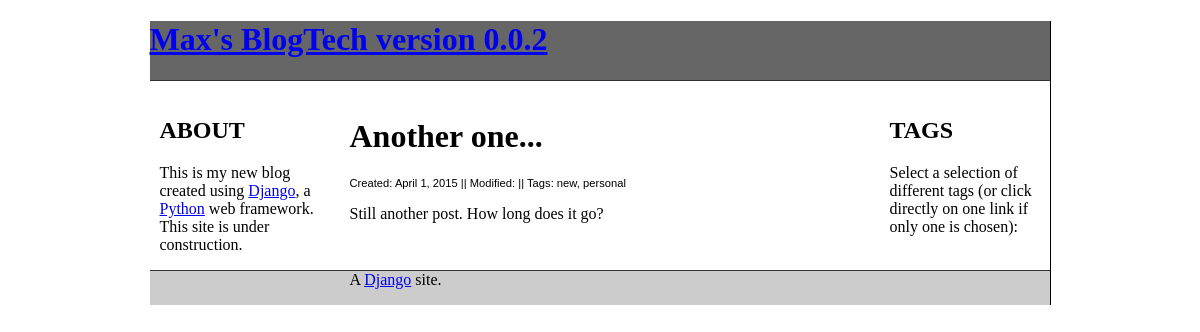
Page /2/ on the committed database.
### weblog/models.py (models this page shows, shortened)
class Post(models.Model):
    body = models.TextField()
    title = models.CharField(max_length=500)
    date_created = models.DateTimeField()
    date_modified = models.DateTimeField(null=True, blank=True)
    tags = models.ManyToManyField(Tags)
    class Meta:
        ordering = ('-date_created',)

class Tags(models.Model):
    tagname = models.CharField(max_length=20)
    def __str__(self):
        return self.tagname
    class Meta:
        ordering = ('tagname',)

### weblog/views.py (the view)
# urls.py: url(r'^(?P<pk>\d+)/$', PostDetailView.as_view(), name='post-detail'),
class PostDetailView(DetailView):
    model = Post

### weblog/templates/weblog/post_detail.html
{% extends "weblog/base.html" %}
{% block main %}
<h1>{{ object.title }}</h1>
{% include "weblog/post_footer.html" %}
<p>{{ object.body }}</p>
{% endblock %}

### weblog/templates/weblog/post_footer.html
<div class="post_footer">Created: {{ post.date_created|date }} || Modified: {{ post.date_modified|date }}|| Tags: {% for tag in post.tags.all %}
	{{ tag }}{% if not forloop.last %},{% endif %}
	{% endfor %}</div>

### weblog/static/style.css (style rules this page uses)
body { margin-left: auto; margin-right: auto; padding: 0; font-family: Georgia, Times, "Times New Roman", serif; color: black; width: 900px; border-right: 1px solid black; }
.post_footer { font-family: Verdana, Arial, sans-serif; font-size:70%; }

### rows in the picture
Post: title "Another one...", date_created "April 1, 2015", body "Still another post. How long does it go?"
Tags: tagname "new"
Tags: tagname "personal"
